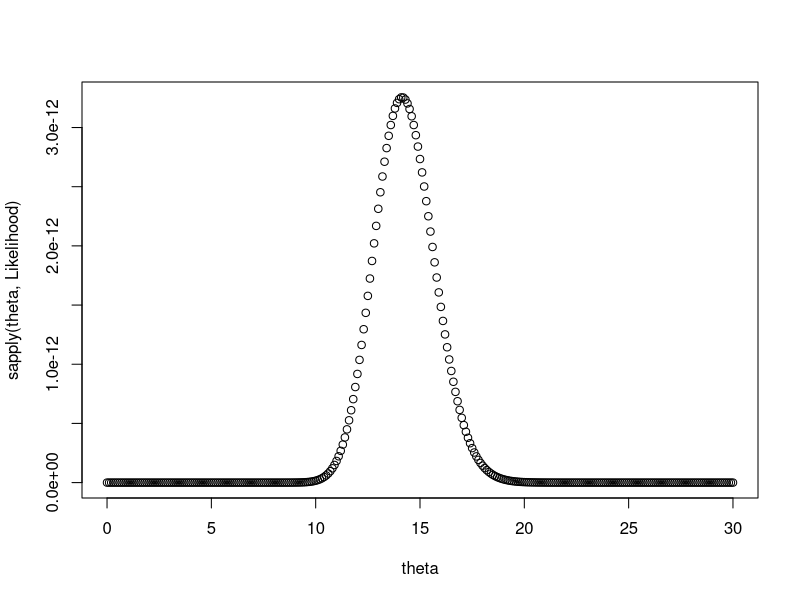
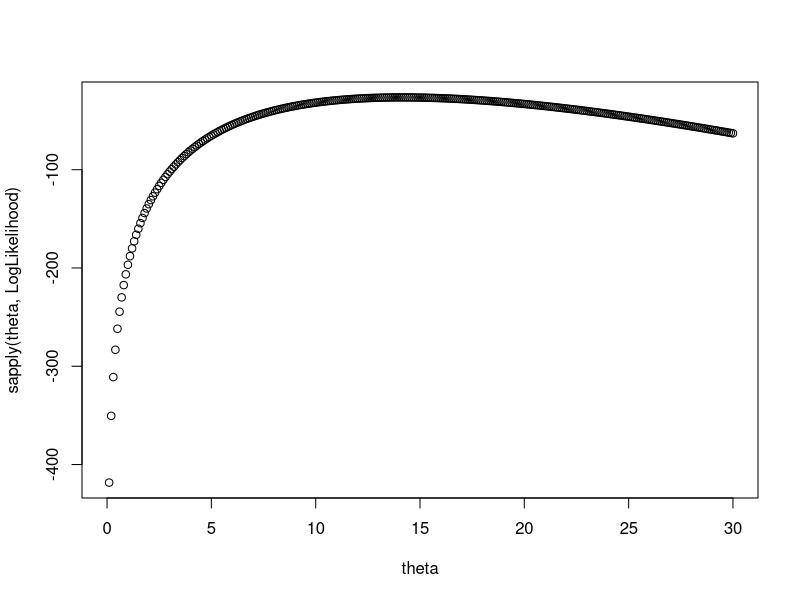

Write the R code that produced these figures, in order.
# Maximum Likelihood Estimator

data = c(5,17,13,15,25,6,18)

 
Likelihood = function(theta) prod(dpois(data, lambda = theta ))

theta = seq(0,30, by=.1)
plot(theta, sapply(theta,Likelihood ))




data = c(5,17,13,15,25,6,18)


LogLikelihood = function(theta) sum(log(dpois(data, lambda = theta )))

theta = seq(0,30, by=.1)
plot(theta, sapply(theta, LogLikelihood ))